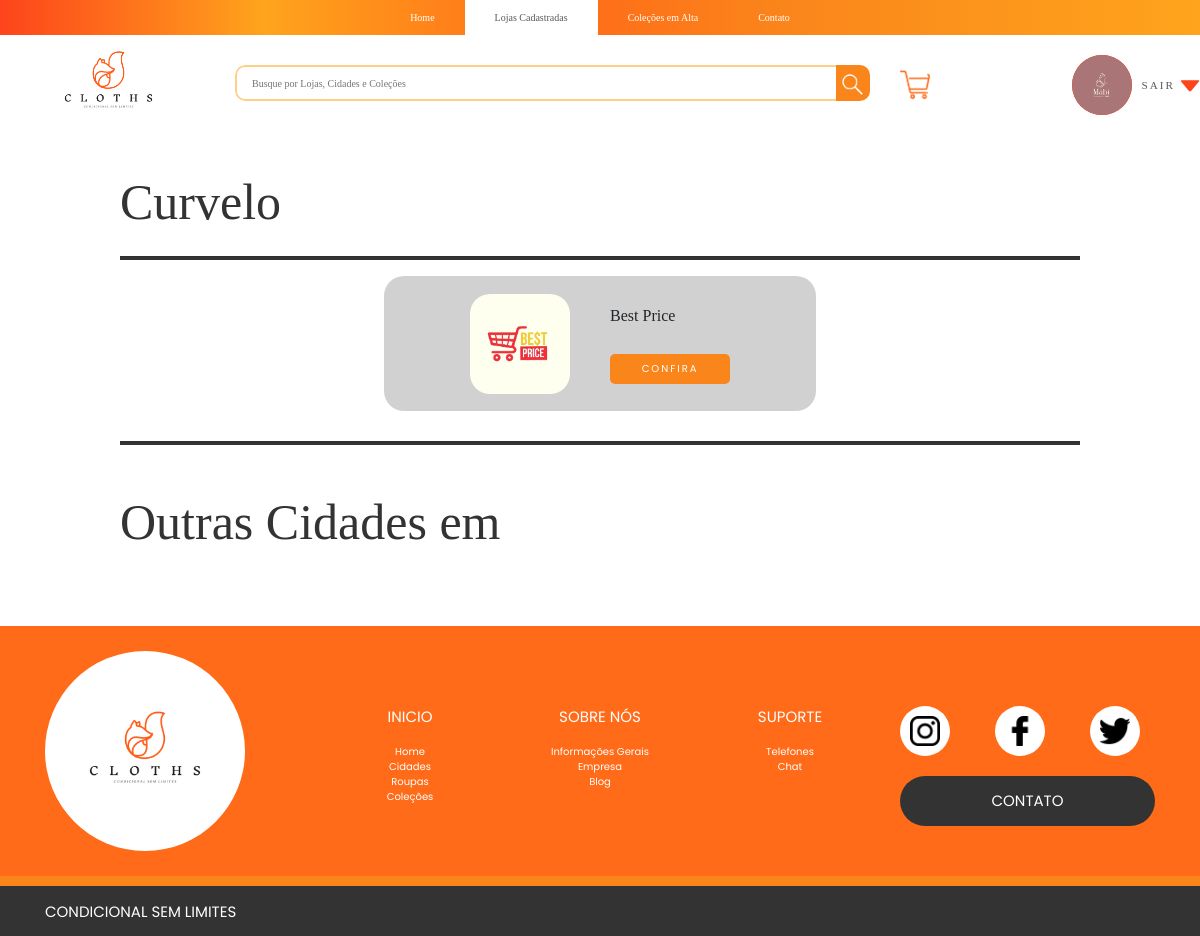
The page /lojas_cadastradas/Curvelo/ (signed in) on the database its author committed.
### lojas/models.py (models this page shows, shortened)
class AbstractLojaManager(models.Model):
    objects = LojaManager()
    class Meta:
        abstract=True

class Loja(AbstractLojaManager):
    loja_admin = models.OneToOneField(User, on_delete=models.CASCADE, primary_key=True, related_name='loja')
    nome_loja = models.CharField(max_length=50)
    email_loja = models.EmailField(max_length=255, null=True)
    telefone_loja = models.CharField(max_length=16, null=True)
    cnpj = models.CharField(max_length=18)
    endereco = models.ForeignKey(Endereco, on_delete = models.CASCADE, related_name='loja')
    numero_cartao = models.CharField(max_length=64)
    nome_cartao = models.CharField(max_length=64)
    cvv = models.CharField(max_length=64)
    data_expiracao = models.DateTimeField(64)
    date_joined_loja = models.DateTimeField(default=timezone.now)
    logo_loja = models.ImageField(upload_to='logos_lojas/',null=True)
    plano = models.ForeignKey(Plano, on_delete=models.CASCADE)

### pages/views.py (the view, shortened to what this page needs)
# urls.py: path('lojas_cadastradas/<str:cidade>/', views.LojasCidade.as_view(), name='cidade'),
class LojasCidade(View):
    def get(self, request, cidade):
        context = {}
        context['cidade'] = cidade
        context['lojas_cidade'] = Loja.objects.filter(endereco__cidade=cidade).order_by('nome_loja')
        return render(request, 'lojas_cidade.html', context)

### pages/templatetags/post_tags.py (called while the page is built)
@register.inclusion_tag('barra_pesquisa.html')
def barra_pesquisa(request):
    return {
        'request': request,
    }

@register.inclusion_tag('header.html')
def header(request):
    return {
        'request': request,
    }

@register.inclusion_tag('footer.html')
def footer():
    return {
    }

### pages/templates/lojas_cidade.html (shortened to what this page needs)
{% extends 'base.html' %}
{% load static %}
{% load post_tags %}
{% block css %}
    <link rel="stylesheet" href="{% static 'stylesCSS/style.css' %}">
    <link rel="stylesheet" href="{% static 'stylesCSS/styleLojasC.css' %}">
{% endblock css %}
{% block content %}
{% header request %}
<section>
    <div class="boxCidades">
        <p class="ttCidC">{{cidade}}</p>
        <hr class="linhaCidC">
        <div class="boxLojasCadNCidade">
            {% for loja in lojas_cidade %}
            <div class="lojBx">
                <a href="{% url 'loja' cidade loja.nome_loja %}"><img src={% if loja.logo_loja %}"{{loja.logo_loja.url}}"{% else %}"{% static 'imagens/user.png'%}"{% endif %} alt=""></a>
                <div>
                    <p>{{loja.nome_loja}}</p>
                    <a href="{% url 'loja' cidade loja.nome_loja %}"><button>CONFIRA</button></a>
                </div>
            </div>
            {% endfor %}
        </div>
        <hr class="linhaCidC"><br>
        <p class="ttCidC">Outras Cidades em {{lojasCidade.0.estado_loja}}</p>
    </div>
</section>
{% footer %}
{% endblock content %}

### static/stylesCSS/style.css (style rules this page uses)
* { margin: 0%; padding: 0%; box-sizing: border-box; font-family: Inknut; }
:root { --LaranjaEscuro: #FD441B; --LaranjaMedio: #FF6B18; --LaranjaClaro: #FA861B; --Amarelo: #FFA41C; --AmareloClaro: #FFCF88; --cinza: #595959; }
.userFT { width: 60px; height: 60px; background-color: var(--LaranjaEscuro); font-size: 25px; color: white; overflow: hidden; display: flex; justify-content: center; align-items: center; border: none; border-radius: 1000px; }
.userFT img { width: 100%; height: 100%; object-fit: cover; object-position: center; }

### static/stylesCSS/styleLojasC.css (style rules this page uses)
:root { --LaranjaEscuro: #FD441B; --LaranjaMedio: #FF6B18; --LaranjaClaro: #FA861B; --Amarelo: #FFA41C; --AmareloClaro: #FFCF88; --cinza: #595959; --cinzaClaro: #9a9a9a; }
.boxCidades { width: 80%; margin-left: 10%; margin-right: 10%; margin-top: 50px; }
.ttCidC { font-size: 50px; color: #333333; }
.linhaCidC { height: 3px; background-color: #333333; margin-top: 10px; }
.boxLojasCadNCidade { width: 100%; display: flex; align-items: center; flex-wrap: wrap; }
.lojBx { margin-bottom: 20px; margin-right: auto; margin-left: auto; background-color: rgb(209, 209, 209); width: 30%; height: 135px; display: flex; position: relative; border-radius: 20px; padding: 15px; justify-content: center; align-items: center; }
.lojBx a img { width: 100px; height: 100px; border-radius: 20px; cursor: pointer; }
.lojBx div { margin-left: 10%; }
.lojBx div button { width: 120px; height: 30px; margin-top: 10px; background-color: var(--LaranjaClaro); cursor: pointer; border: none; border-radius: 5px; color: white; font-size: 10px; font-family: Poppins; letter-spacing: 2px; }
@media (max-width:1200px) { .lojBx { width: 45%; } }

### rows shown on the page
Loja: logo_loja (picture), nome_loja "Best Price"

### other values the page prints
{{ cidade }} "Curvelo"
